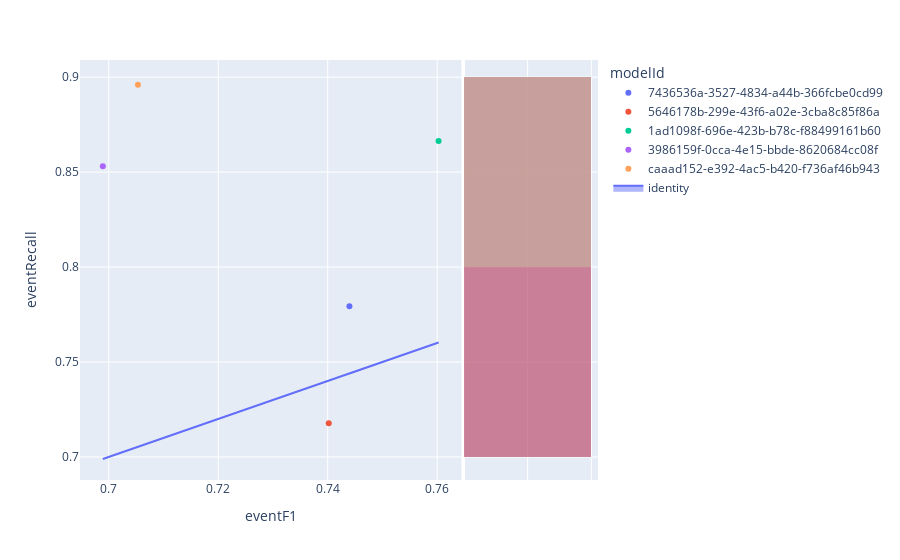

Notebook code cell kept with this figure:
### Code cell
fig=px.scatter(experimentModels,x='eventF1',y='eventRecall',color='modelId',hover_name='modelId', marginal_y="histogram")
fig.add_trace(
    go.Scatter(x=experimentModels['eventF1'], y=experimentModels['eventF1'], name="identity", mode='lines',fill="toself")
)
fig.show()

### Figure 1 — Plotly figure (JSON) as saved in the notebook; plotly's stock layout.template omitted (floating-point values rounded to 4 significant figures)
{"data": [{"hovertemplate": "<b>%{hovertext}</b><br><br>modelId=7436536a-3527-4834-a44b-366fcbe0cd99<br>eventF1=%{x}<br>eventRecall=%{y}<extra></extra>", "hovertext": ["7436536a-3527-4834-a44b-366fcbe0cd99"], "legendgroup": "7436536a-3527-4834-a44b-366fcbe0cd99", "marker": {"color": "#636efa", "symbol": "circle"}, "mode": "markers", "name": "7436536a-3527-4834-a44b-366fcbe0cd99", "orientation": "v", "showlegend": true, "type": "scatter", "x": [0.744], "xaxis": "x", "y": [0.7793], "yaxis": "y"}, {"alignmentgroup": "True", "bingroup": "y", "hovertemplate": "modelId=7436536a-3527-4834-a44b-366fcbe0cd99<br>eventRecall=%{y}<br>count=%{x}<extra></extra>", "legendgroup": "7436536a-3527-4834-a44b-366fcbe0cd99", "marker": {"color": "#636efa"}, "name": "7436536a-3527-4834-a44b-366fcbe0cd99", "offsetgroup": "7436536a-3527-4834-a44b-366fcbe0cd99", "opacity": 0.5, "showlegend": false, "type": "histogram", "xaxis": "x2", "y": [0.7793], "yaxis": "y2"}, {"hovertemplate": "<b>%{hovertext}</b><br><br>modelId=5646178b-299e-43f6-a02e-3cba8c85f86a<br>eventF1=%{x}<br>eventRecall=%{y}<extra></extra>", "hovertext": ["5646178b-299e-43f6-a02e-3cba8c85f86a"], "legendgroup": "5646178b-299e-43f6-a02e-3cba8c85f86a", "marker": {"color": "#EF553B", "symbol": "circle"}, "mode": "markers", "name": "5646178b-299e-43f6-a02e-3cba8c85f86a", "orientation": "v", "showlegend": true, "type": "scatter", "x": [0.7402], "xaxis": "x", "y": [0.7177], "yaxis": "y"}, {"alignmentgroup": "True", "bingroup": "y", "hovertemplate": "modelId=5646178b-299e-43f6-a02e-3cba8c85f86a<br>eventRecall=%{y}<br>count=%{x}<extra></extra>", "legendgroup": "5646178b-299e-43f6-a02e-3cba8c85f86a", "marker": {"color": "#EF553B"}, "name": "5646178b-299e-43f6-a02e-3cba8c85f86a", "offsetgroup": "5646178b-299e-43f6-a02e-3cba8c85f86a", "opacity": 0.5, "showlegend": false, "type": "histogram", "xaxis": "x2", "y": [0.7177], "yaxis": "y2"}, {"hovertemplate": "<b>%{hovertext}</b><br><br>modelId=1ad1098f-696e-423b-b78c-f88499161b60<br>eventF1=%{x}<br>eventRecall=%{y}<extra></extra>", "hovertext": ["1ad1098f-696e-423b-b78c-f88499161b60"], "legendgroup": "1ad1098f-696e-423b-b78c-f88499161b60", "marker": {"color": "#00cc96", "symbol": "circle"}, "mode": "markers", "name": "1ad1098f-696e-423b-b78c-f88499161b60", "orientation": "v", "showlegend": true, "type": "scatter", "x": [0.7602], "xaxis": "x", "y": [0.8663], "yaxis": "y"}, {"alignmentgroup": "True", "bingroup": "y", "hovertemplate": "modelId=1ad1098f-696e-423b-b78c-f88499161b60<br>eventRecall=%{y}<br>count=%{x}<extra></extra>", "legendgroup": "1ad1098f-696e-423b-b78c-f88499161b60", "marker": {"color": "#00cc96"}, "name": "1ad1098f-696e-423b-b78c-f88499161b60", "offsetgroup": "1ad1098f-696e-423b-b78c-f88499161b60", "opacity": 0.5, "showlegend": false, "type": "histogram", "xaxis": "x2", "y": [0.8663], "yaxis": "y2"}, {"hovertemplate": "<b>%{hovertext}</b><br><br>modelId=3986159f-0cca-4e15-bbde-8620684cc08f<br>eventF1=%{x}<br>eventRecall=%{y}<extra></extra>", "hovertext": ["3986159f-0cca-4e15-bbde-8620684cc08f"], "legendgroup": "3986159f-0cca-4e15-bbde-8620684cc08f", "marker": {"color": "#ab63fa", "symbol": "circle"}, "mode": "markers", "name": "3986159f-0cca-4e15-bbde-8620684cc08f", "orientation": "v", "showlegend": true, "type": "scatter", "x": [0.6989], "xaxis": "x", "y": [0.8531], "yaxis": "y"}, {"alignmentgroup": "True", "bingroup": "y", "hovertemplate": "modelId=3986159f-0cca-4e15-bbde-8620684cc08f<br>eventRecall=%{y}<br>count=%{x}<extra></extra>", "legendgroup": "3986159f-0cca-4e15-bbde-8620684cc08f", "marker": {"color": "#ab63fa"}, "name": "3986159f-0cca-4e15-bbde-8620684cc08f", "offsetgroup": "3986159f-0cca-4e15-bbde-8620684cc08f", "opacity": 0.5, "showlegend": false, "type": "histogram", "xaxis": "x2", "y": [0.8531], "yaxis": "y2"}, {"hovertemplate": "<b>%{hovertext}</b><br><br>modelId=caaad152-e392-4ac5-b420-f736af46b943<br>eventF1=%{x}<br>eventRecall=%{y}<extra></extra>", "hovertext": ["caaad152-e392-4ac5-b420-f736af46b943"], "legendgroup": "caaad152-e392-4ac5-b420-f736af46b943", "marker": {"color": "#FFA15A", "symbol": "circle"}, "mode": "markers", "name": "caaad152-e392-4ac5-b420-f736af46b943", "orientation": "v", "showlegend": true, "type": "scatter", "x": [0.7053], "xaxis": "x", "y": [0.896], "yaxis": "y"}, {"alignmentgroup": "True", "bingroup": "y", "hovertemplate": "modelId=caaad152-e392-4ac5-b420-f736af46b943<br>eventRecall=%{y}<br>count=%{x}<extra></extra>", "legendgroup": "caaad152-e392-4ac5-b420-f736af46b943", "marker": {"color": "#FFA15A"}, "name": "caaad152-e392-4ac5-b420-f736af46b943", "offsetgroup": "caaad152-e392-4ac5-b420-f736af46b943", "opacity": 0.5, "showlegend": false, "type": "histogram", "xaxis": "x2", "y": [0.896], "yaxis": "y2"}, {"fill": "toself", "mode": "lines", "name": "identity", "type": "scatter", "x": [0.744, 0.7402, 0.7602, 0.6989, 0.7053], "y": [0.744, 0.7402, 0.7602, 0.6989, 0.7053]}], "layout": {"barmode": "overlay", "legend": {"title": {"text": "modelId"}, "tracegroupgap": 0}, "margin": {"t": 60}, "xaxis": {"anchor": "y", "domain": [0, 0.7363], "title": {"text": "eventF1"}}, "xaxis2": {"anchor": "y2", "domain": [0.7413, 1], "matches": "x2", "showgrid": true, "showline": false, "showticklabels": false, "ticks": ""}, "yaxis": {"anchor": "x", "domain": [0, 1], "title": {"text": "eventRecall"}}, "yaxis2": {"anchor": "x2", "domain": [0, 1], "matches": "y", "showgrid": true, "showticklabels": false}}}
